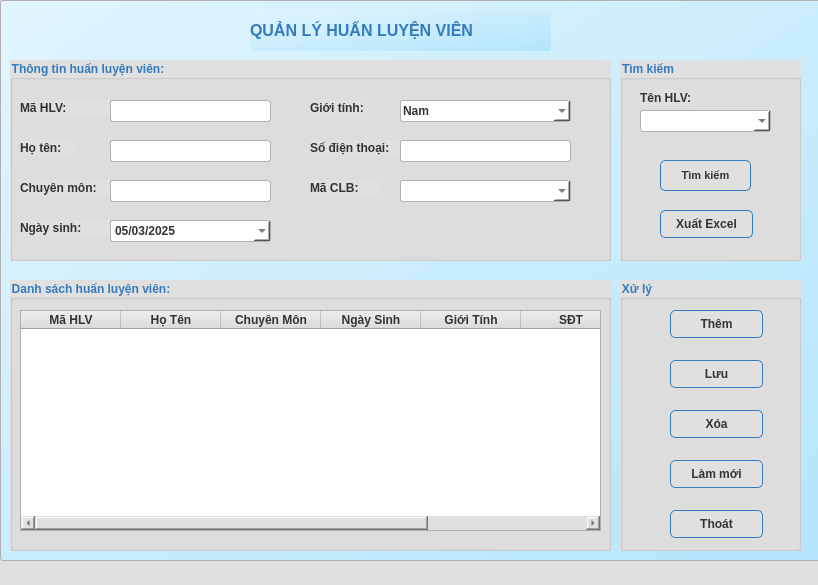
<?xml version="1.0" encoding="UTF-8"?>
<ui version="4.0">
 <class>MainWindow</class>
 <widget class="QMainWindow" name="MainWindow">
  <property name="geometry">
   <rect>
    <x>0</x>
    <y>0</y>
    <width>818</width>
    <height>585</height>
   </rect>
  </property>
  <property name="windowTitle">
   <string>Quản lý Huấn luyện viên</string>
  </property>
  <property name="styleSheet">
   <string notr="true">
            QPushButton {
                background-color: #4A90E2;
                color: #FFFFFF;
                font-weight: bold;
                border: 1px solid #357ABD;
                border-radius: 5px;
            }
            QPushButton:hover {
                background-color: #357ABD;
                color: #FFFFFF;
                border: 2px solid #4A90E2;
            }
            QLabel#titleLabel {
                font-size: 20px;
                font-weight: bold;
                color: #357ABD;
            }
            QWidget {
                background-color: #E0E0E0;
                color: #333333;
                font-weight: bold;
            }
            QLineEdit {
                background-color: #FFFFFF;
                color: #333333;
                border: 1px solid #B0B0B0;
                border-radius: 3px;
                padding: 2px;
            }
            QComboBox, QDateEdit {
                background-color: #FFFFFF;
                color: #333333;
                border: 1px solid #B0B0B0;
                border-radius: 3px;
                padding: 2px;
            }
            QGroupBox {
                font-weight: bold;
                color: #357ABD;
            }
            QTableWidget {
                background-color: #FFFFFF;
                color: #333333;
                border: 1px solid #B0B0B0;
            }
            QTableWidget::item:selected {
                background-color: #4A90E2;
                color: #FFFFFF;
            }
   </string>
  </property>
  <widget class="QWidget" name="centralwidget">
   <widget class="QLineEdit" name="lineEdit">
    <property name="geometry">
     <rect>
      <x>0</x>
      <y>0</y>
      <width>851</width>
      <height>561</height>
     </rect>
    </property>
    <property name="styleSheet">
     <string notr="true">QWidget { background-color: qlineargradient(x1:0, y1:0, x2:1, y2:1, stop:0 #E1F5FE, stop:1 #B3E5FC); }</string>
    </property>
   </widget>
   <widget class="QGroupBox" name="groupBox">
    <property name="geometry">
     <rect>
      <x>10</x>
      <y>60</y>
      <width>601</width>
      <height>201</height>
     </rect>
    </property>
    <property name="font">
     <font>
      <weight>75</weight>
      <bold>true</bold>
     </font>
    </property>
    <property name="title">
     <string>Thông tin huấn luyện viên:</string>
    </property>
    <widget class="QLabel" name="label_5">
     <property name="geometry">
      <rect>
       <x>10</x>
       <y>40</y>
       <width>91</width>
       <height>16</height>
      </rect>
     </property>
     <property name="text">
      <string>Mã HLV:</string>
     </property>
    </widget>
    <widget class="QLabel" name="label_11">
     <property name="geometry">
      <rect>
       <x>10</x>
       <y>80</y>
       <width>55</width>
       <height>16</height>
      </rect>
     </property>
     <property name="text">
      <string>Họ tên:</string>
     </property>
    </widget>
    <widget class="QLabel" name="label_15">
     <property name="geometry">
      <rect>
       <x>10</x>
       <y>120</y>
       <width>91</width>
       <height>16</height>
      </rect>
     </property>
     <property name="text">
      <string>Chuyên môn:</string>
     </property>
    </widget>
    <widget class="QLineEdit" name="txtmahlv">
     <property name="geometry">
      <rect>
       <x>100</x>
       <y>40</y>
       <width>161</width>
       <height>22</height>
      </rect>
     </property>
    </widget>
    <widget class="QLabel" name="label_17">
     <property name="geometry">
      <rect>
       <x>300</x>
       <y>40</y>
       <width>55</width>
       <height>16</height>
      </rect>
     </property>
     <property name="text">
      <string>Giới tính:</string>
     </property>
    </widget>
    <widget class="QLabel" name="label_18">
     <property name="geometry">
      <rect>
       <x>300</x>
       <y>120</y>
       <width>71</width>
       <height>16</height>
      </rect>
     </property>
     <property name="text">
      <string>Mã CLB:</string>
     </property>
    </widget>
    <widget class="QLabel" name="label_19">
     <property name="geometry">
      <rect>
       <x>300</x>
       <y>80</y>
       <width>91</width>
       <height>16</height>
      </rect>
     </property>
     <property name="text">
      <string>Số điện thoại:</string>
     </property>
    </widget>
    <widget class="QComboBox" name="txtgioitinh">
     <property name="geometry">
      <rect>
       <x>390</x>
       <y>40</y>
       <width>171</width>
       <height>22</height>
      </rect>
     </property>
     <item>
      <property name="text">
       <string>Nam</string>
      </property>
     </item>
     <item>
      <property name="text">
       <string>Nữ</string>
      </property>
     </item>
    </widget>
    <widget class="QLineEdit" name="txtsdt">
     <property name="geometry">
      <rect>
       <x>390</x>
       <y>80</y>
       <width>171</width>
       <height>22</height>
      </rect>
     </property>
    </widget>
    <widget class="QLineEdit" name="txtchuyenmon">
     <property name="geometry">
      <rect>
       <x>100</x>
       <y>120</y>
       <width>161</width>
       <height>22</height>
      </rect>
     </property>
    </widget>
    <widget class="QComboBox" name="txtmaclb">
     <property name="geometry">
      <rect>
       <x>390</x>
       <y>120</y>
       <width>171</width>
       <height>22</height>
      </rect>
     </property>
    </widget>
    <widget class="QLabel" name="label_16">
     <property name="geometry">
      <rect>
       <x>10</x>
       <y>160</y>
       <width>91</width>
       <height>16</height>
      </rect>
     </property>
     <property name="text">
      <string>Ngày sinh:</string>
     </property>
    </widget>
    <widget class="QDateEdit" name="txtngaysinh">
     <property name="geometry">
      <rect>
       <x>100</x>
       <y>160</y>
       <width>161</width>
       <height>22</height>
      </rect>
     </property>
     <property name="displayFormat">
      <string>dd/MM/yyyy</string>
     </property>
     <property name="calendarPopup">
      <bool>true</bool>
     </property>
     <property name="date">
      <date>
       <year>2025</year>
       <month>3</month>
       <day>5</day>
      </date>
     </property>
    </widget>
    <widget class="QLineEdit" name="txthoten">
     <property name="geometry">
      <rect>
       <x>100</x>
       <y>80</y>
       <width>161</width>
       <height>22</height>
      </rect>
     </property>
    </widget>
   </widget>
   <widget class="QLabel" name="label">
    <property name="geometry">
     <rect>
      <x>250</x>
      <y>10</y>
      <width>301</width>
      <height>41</height>
     </rect>
    </property>
    <property name="font">
     <font>
      <pointsize>12</pointsize>
      <weight>75</weight>
      <bold>true</bold>
     </font>
    </property>
    <property name="styleSheet">
     <string notr="true">color: #357ABD; background-color: qlineargradient(x1:0, y1:0, x2:1, y2:1, stop:0 #E1F5FE, stop:1 #B3E5FC);</string>
    </property>
    <property name="text">
     <string>QUẢN LÝ HUẤN LUYỆN VIÊN</string>
    </property>
   </widget>
   <widget class="QGroupBox" name="groupBox_6">
    <property name="geometry">
     <rect>
      <x>620</x>
      <y>280</y>
      <width>181</width>
      <height>271</height>
     </rect>
    </property>
    <property name="font">
     <font>
      <weight>75</weight>
      <bold>true</bold>
     </font>
    </property>
    <property name="title">
     <string>Xử lý</string>
    </property>
    <widget class="QPushButton" name="btnthem">
     <property name="geometry">
      <rect>
       <x>50</x>
       <y>30</y>
       <width>93</width>
       <height>28</height>
      </rect>
     </property>
     <property name="text">
      <string>Thêm</string>
     </property>
    </widget>
    <widget class="QPushButton" name="btnlammoi">
     <property name="geometry">
      <rect>
       <x>50</x>
       <y>180</y>
       <width>93</width>
       <height>28</height>
      </rect>
     </property>
     <property name="text">
      <string>Làm mới</string>
     </property>
    </widget>
    <widget class="QPushButton" name="btnluu">
     <property name="geometry">
      <rect>
       <x>50</x>
       <y>80</y>
       <width>93</width>
       <height>28</height>
      </rect>
     </property>
     <property name="text">
      <string>Lưu</string>
     </property>
    </widget>
    <widget class="QPushButton" name="btnxoa">
     <property name="geometry">
      <rect>
       <x>50</x>
       <y>130</y>
       <width>93</width>
       <height>28</height>
      </rect>
     </property>
     <property name="text">
      <string>Xóa</string>
     </property>
    </widget>
    <widget class="QPushButton" name="btnthoat">
     <property name="geometry">
      <rect>
       <x>50</x>
       <y>230</y>
       <width>93</width>
       <height>28</height>
      </rect>
     </property>
     <property name="text">
      <string>Thoát</string>
     </property>
    </widget>
   </widget>
   <widget class="QGroupBox" name="groupBox_3">
    <property name="geometry">
     <rect>
      <x>620</x>
      <y>60</y>
      <width>181</width>
      <height>201</height>
     </rect>
    </property>
    <property name="font">
     <font>
      <weight>75</weight>
      <bold>true</bold>
     </font>
    </property>
    <property name="title">
     <string>Tìm kiếm</string>
    </property>
    <widget class="QLabel" name="label_20">
     <property name="geometry">
      <rect>
       <x>20</x>
       <y>30</y>
       <width>51</width>
       <height>16</height>
      </rect>
     </property>
     <property name="text">
      <string>Tên HLV:</string>
     </property>
    </widget>
    <widget class="QComboBox" name="txtmahlv_2">
     <property name="geometry">
      <rect>
       <x>20</x>
       <y>50</y>
       <width>131</width>
       <height>22</height>
      </rect>
     </property>
    </widget>
    <widget class="QPushButton" name="btnxuat">
     <property name="geometry">
      <rect>
       <x>40</x>
       <y>150</y>
       <width>93</width>
       <height>28</height>
      </rect>
     </property>
     <property name="text">
      <string>Xuất Excel</string>
     </property>
    </widget>
    <widget class="QPushButton" name="btntimkiem">
     <property name="geometry">
      <rect>
       <x>40</x>
       <y>100</y>
       <width>91</width>
       <height>31</height>
      </rect>
     </property>
     <property name="font">
      <font>
       <pointsize>8</pointsize>
       <weight>75</weight>
       <bold>true</bold>
      </font>
     </property>
     <property name="text">
      <string>Tìm kiếm</string>
     </property>
    </widget>
   </widget>
   <widget class="QGroupBox" name="groupBox_2">
    <property name="geometry">
     <rect>
      <x>10</x>
      <y>280</y>
      <width>601</width>
      <height>271</height>
     </rect>
    </property>
    <property name="font">
     <font>
      <weight>75</weight>
      <bold>true</bold>
     </font>
    </property>
    <property name="title">
     <string>Danh sách huấn luyện viên:</string>
    </property>
    <widget class="QTableWidget" name="tblds">
     <property name="geometry">
      <rect>
       <x>10</x>
       <y>30</y>
       <width>581</width>
       <height>221</height>
      </rect>
     </property>
     <column>
      <property name="text">
       <string>Mã HLV</string>
      </property>
     </column>
     <column>
      <property name="text">
       <string>Họ Tên</string>
      </property>
     </column>
     <column>
      <property name="text">
       <string>Chuyên Môn</string>
      </property>
     </column>
     <column>
      <property name="text">
       <string>Ngày Sinh</string>
      </property>
     </column>
     <column>
      <property name="text">
       <string>Giới Tính</string>
      </property>
     </column>
     <column>
      <property name="text">
       <string>SĐT</string>
      </property>
     </column>
     <column>
      <property name="text">
       <string>Mã CLB</string>
      </property>
     </column>
    </widget>
   </widget>
  </widget>
  <widget class="QStatusBar" name="statusbar"/>
 </widget>
 <resources/>
 <connections/>
</ui>
